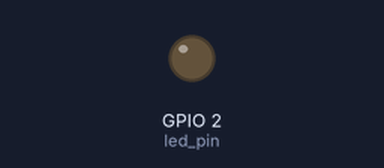
A sketch run on a simulated ESP32. Parts: output pins drawn as LEDs (lit = HIGH).

Above: at 0.2 s.
At 6.0 s:
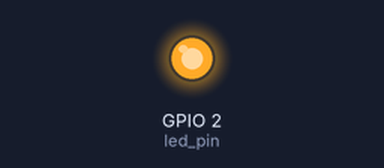
Timing chart, 0 to 15.6 s (numbered marks = the images above):
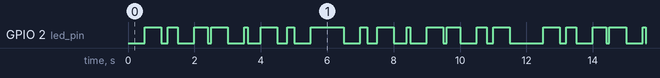

Measured:
- by itself, GPIO 2 (led_pin): moves between LOW and HIGH, repeating every 12.0 s
- by itself, everything shown: repeats every 3.5 s, in 10 steps

The sketch:

0_blink.ino
```cpp
// Use only 1 core for demo purposes
#if CONFIG_FREERTOS_UNICORE
static const BaseType_t app_cpu = 0;
#else
static const BaseType_t app_cpu = 1;
#endif

#define LED_BUILTIN 2


// Pins
static const int led_pin = LED_BUILTIN;
static bool led_status = false;

// Our task: blink an LED
void toggleLed(void *parameter) {
  while(1){
    led_status = !led_status;
    digitalWrite(led_pin, led_status);
    vTaskDelay(500/portTICK_PERIOD_MS);
  }
}

void toggleLedSlow(void *parameter){
  while(1){
    led_status = !led_status;
    digitalWrite(led_pin, led_status);
    vTaskDelay(1200/portTICK_PERIOD_MS);
  }
}

void setup() {
  // put your setup code here, to run once:
  pinMode(led_pin, OUTPUT);

  xTaskCreatePinnedToCore(
    toggleLed,    // Task Func Pointer
    "Toggle LED", // Task Name
    1024,         // Stack Size
    NULL,         // Parameter to Pass
    0,            // Task Priority
    NULL,         // Task handle
    app_cpu       // CPU To Run IN
  );

    xTaskCreatePinnedToCore(
    toggleLedSlow,    // Task Func Pointer
    "Toggle LED Slow", // Task Name
    1024,         // Stack Size
    NULL,         // Parameter to Pass
    0,            // Task Priority
    NULL,         // Task handle
    app_cpu       // CPU To Run IN
  );

  // If this was vanilla FreeRTOS we would also call vTaskStartScheduler()
  // but this is called by default in main after setting up our tasks.
}

void loop() {
  // put your main code here, to run repeatedly:

}
```
